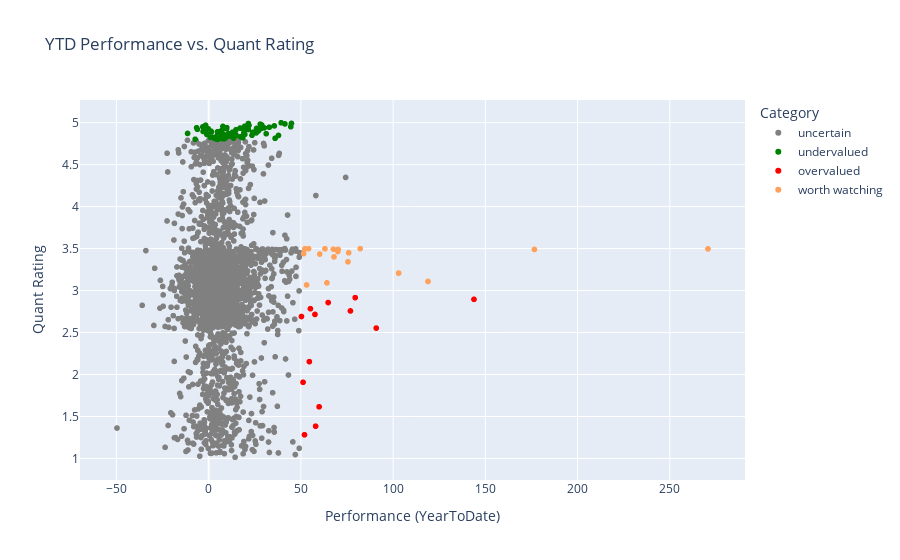

Notebook source saved alongside this figure:
### Markdown cell above
# YTD Performance vs. Quant Rating

### Code cell
import plotly.express as px
quant_col = daily_quant_rating_df.columns[-2]
quant_rating = daily_quant_rating_df[quant_col].reset_index().rename(columns={quant_col:'Quant Rating'})
perf = results_finvizsearch[['Ticker', 'Performance (YearToDate)']]
df = quant_rating.merge(perf, left_on='Symbol', right_on='Ticker', how='inner')
# df = df.loc[df.Ticker.isin(fu.sector_industry_member_search('Basic Materials', level='sector'))]
# Assign color based on logic:
# quant rating > 4.8 & Performance < 50 -> green
# quant rating < 3 & Performance > 50 -> red
# else -> gray
def assign_color(row):
    if (row['Quant Rating'] > 4.8) and (row['Performance (YearToDate)'] < 50):
        return 'green'
    elif (row['Quant Rating'] < 3) and (row['Performance (YearToDate)'] > 50):
        return 'red'
    elif (row['Quant Rating'] > 2.5) and (row['Quant Rating'] < 4) and (row['Performance (YearToDate)'] > 50):
        return 'yellow'
    else:
        return 'gray'

df['Color'] = df.apply(assign_color, axis=1)

px.scatter(
    df.assign(
        Color_Label=df['Color'].map({'gray': 'uncertain', 'green': 'undervalued', 'red': 'overvalued', 'yellow': 'worth watching'})
    ),
    x='Performance (YearToDate)',
    y='Quant Rating',
    hover_data=['Ticker'],
    color='Color_Label',
    color_discrete_map={'uncertain': 'gray', 'undervalued':'green', 'overvalued':'red', 'worth_watching': 'yellow'},
    category_orders={'Color_Label': ['uncertain', 'undervalued', 'overvalued', 'worth_watching']},
    labels={'Color_Label': 'Category'},
    title='YTD Performance vs. Quant Rating'
)

### Figure 1 — Plotly figure (JSON) as saved in the notebook; plotly's stock layout.template omitted (floating-point values rounded to 4 significant figures; data arrays with more than 128 entries replaced by an {"elided": "..."} marker saying what was removed)
{"data": [{"customdata": {"elided": "2744x1 str values"}, "hovertemplate": "Category=uncertain<br>Performance (YearToDate)=%{x}<br>Quant Rating=%{y}<br>Ticker=%{customdata[0]}<extra></extra>", "legendgroup": "uncertain", "marker": {"color": "gray", "symbol": "circle"}, "mode": "markers", "name": "uncertain", "showlegend": true, "type": "scattergl", "x": {"elided": "2744 float values"}, "xaxis": "x", "y": {"elided": "2744 float values"}, "yaxis": "y"}, {"customdata": [["TSM"], ["AMD"], ["MU"], ["PFE"], ["MRK"], ["NEM"], ["CRDO"], ["COF"], ["CLS"], ["NU"], ["AEM"], ["KGC"], ["GM"], ["VLO"], ["CVE"], ["CIEN"], ["COHR"], ["HUT"], ["CDE"], ["PAAS"], ["W"], ["AA"], ["AU"], ["IAG"], ["FLNC"], ["EQX"], ["HBM"], ["GFI"], ["TTMI"], ["GH"], ["INCY"], ["RY"], ["NGD"], ["ATI"], ["SANM"], ["GRAL"], ["IVZ"], ["ABEV"], ["JLL"], ["VSAT"], ["CX"], ["SSRM"], ["AMKR"], ["EGO"], ["DB"], ["TSEM"], ["LQDA"], ["KRYS"], ["LNC"], ["MFC"], ["INDV"], ["BVN"], ["TPC"], ["VIAV"], ["GTX"], ["ERO"], ["WLDN"], ["ENVA"], ["CGAU"], ["LASR"], ["LCII"], ["PRM"], ["DRH"], ["RIGL"], ["CIB"], ["ARDX"], ["OI"], ["CSTM"], ["NBR"], ["NUTX"], ["KALU"], ["UPB"], ["RERE"], ["CMRE"], ["CYH"], ["SD"], ["STRT"], ["GOLD"], ["CTRN"]], "hovertemplate": "Category=undervalued<br>Performance (YearToDate)=%{x}<br>Quant Rating=%{y}<br>Ticker=%{customdata[0]}<extra></extra>", "legendgroup": "undervalued", "marker": {"color": "green", "symbol": "circle"}, "mode": "markers", "name": "undervalued", "showlegend": true, "type": "scattergl", "x": [7.73, 18.48, 39.3, 4.82, 3.72, 21.87, -6.11, -3.01, -1.58, 7.53, 26.05, 30.11, -0.22, 14.8, 8.92, -1.64, 9.83, 19.98, 44.53, 19.13, 9.7, 18.82, 20.84, 21.53, 37.87, 13.46, 21.46, 19.58, 41.35, 14.82, 6.37, -0.96, 44.89, 7.28, 19.62, 35.6, 11.31, 10.93, 5.91, 28.35, 13.05, 18.52, 32.85, 25.75, 1.5, 10.7, 19.08, 17.27, -7.32, 1.3, -6.52, 31.19, 14.58, 8.84, 4.99, 9.33, 26.95, 2.21, 25.96, 27.97, 23.49, 4.94, 7.14, -11.44, 23.85, 36.02, 4.34, 21.33, 19.82, -3.16, 14.23, 17.09, 6.98, 0.89, 7.37, 5.2, 8.35, 28.78, 3.08], "xaxis": "x", "y": [4.954, 4.819, 4.998, 4.892, 4.807, 4.967, 4.92, 4.895, 4.912, 4.81, 4.893, 4.937, 4.926, 4.855, 4.814, 4.969, 4.94, 4.921, 4.951, 4.879, 4.928, 4.923, 4.925, 4.989, 4.847, 4.816, 4.918, 4.958, 4.984, 4.915, 4.896, 4.858, 4.991, 4.851, 4.86, 4.961, 4.841, 4.869, 4.812, 4.929, 4.887, 4.843, 4.945, 4.877, 4.89, 4.838, 4.934, 4.832, 4.802, 4.898, 4.939, 4.868, 4.844, 4.818, 4.865, 4.852, 4.901, 4.822, 4.931, 4.981, 4.849, 4.8, 4.906, 4.871, 4.885, 4.813, 4.827, 4.932, 4.917, 4.95, 4.854, 4.936, 4.881, 4.825, 4.873, 4.836, 4.808, 4.972, 4.824], "yaxis": "y"}, {"customdata": [["USAR"], ["NNE"], ["BKKT"], ["NTLA"], ["ASPI"], ["RDW"], ["TSSI"], ["CWH"], ["PDYN"], ["ICHR"], ["TROX"], ["DDD"], ["SATL"]], "hovertemplate": "Category=overvalued<br>Performance (YearToDate)=%{x}<br>Quant Rating=%{y}<br>Ticker=%{customdata[0]}<extra></extra>", "legendgroup": "overvalued", "marker": {"color": "red", "symbol": "circle"}, "mode": "markers", "name": "overvalued", "showlegend": true, "type": "scattergl", "x": [90.84, 50.31, 54.58, 76.86, 51.96, 57.63, 57.99, 51.18, 64.79, 79.44, 55.16, 59.89, 143.8], "xaxis": "x", "y": [2.553, 2.691, 2.153, 2.757, 1.282, 2.716, 1.385, 1.908, 2.857, 2.915, 2.784, 1.616, 2.895], "yaxis": "y"}, {"customdata": [["ASTS"], ["BE"], ["UUUU"], ["UEC"], ["HL"], ["MRNA"], ["UAMY"], ["RCAT"], ["AMPX"], ["AEHR"], ["SKYT"], ["IBRX"], ["VICR"], ["ELVN"], ["SPIR"], ["RAPT"], ["ERAS"], ["VTYX"]], "hovertemplate": "Category=worth watching<br>Performance (YearToDate)=%{x}<br>Quant Rating=%{y}<br>Ticker=%{customdata[0]}<extra></extra>", "legendgroup": "worth watching", "marker": {"color": "#FFA15A", "symbol": "circle"}, "mode": "markers", "name": "worth watching", "showlegend": true, "type": "scattergl", "x": [60.22, 67.6, 67.95, 70.03, 63.05, 75.89, 103.0, 118.9, 51.46, 53.1, 82.16, 270.7, 52.17, 75.52, 64.13, 70.18, 176.6, 54.15], "xaxis": "x", "y": [3.435, 3.493, 3.401, 3.465, 3.498, 3.449, 3.207, 3.108, 3.44, 3.067, 3.499, 3.496, 3.497, 3.342, 3.092, 3.491, 3.489, 3.499], "yaxis": "y"}], "layout": {"legend": {"title": {"text": "Category"}, "tracegroupgap": 0}, "title": {"text": "YTD Performance vs. Quant Rating"}, "xaxis": {"anchor": "y", "domain": [0, 1], "title": {"text": "Performance (YearToDate)"}}, "yaxis": {"anchor": "x", "domain": [0, 1], "title": {"text": "Quant Rating"}}}}
